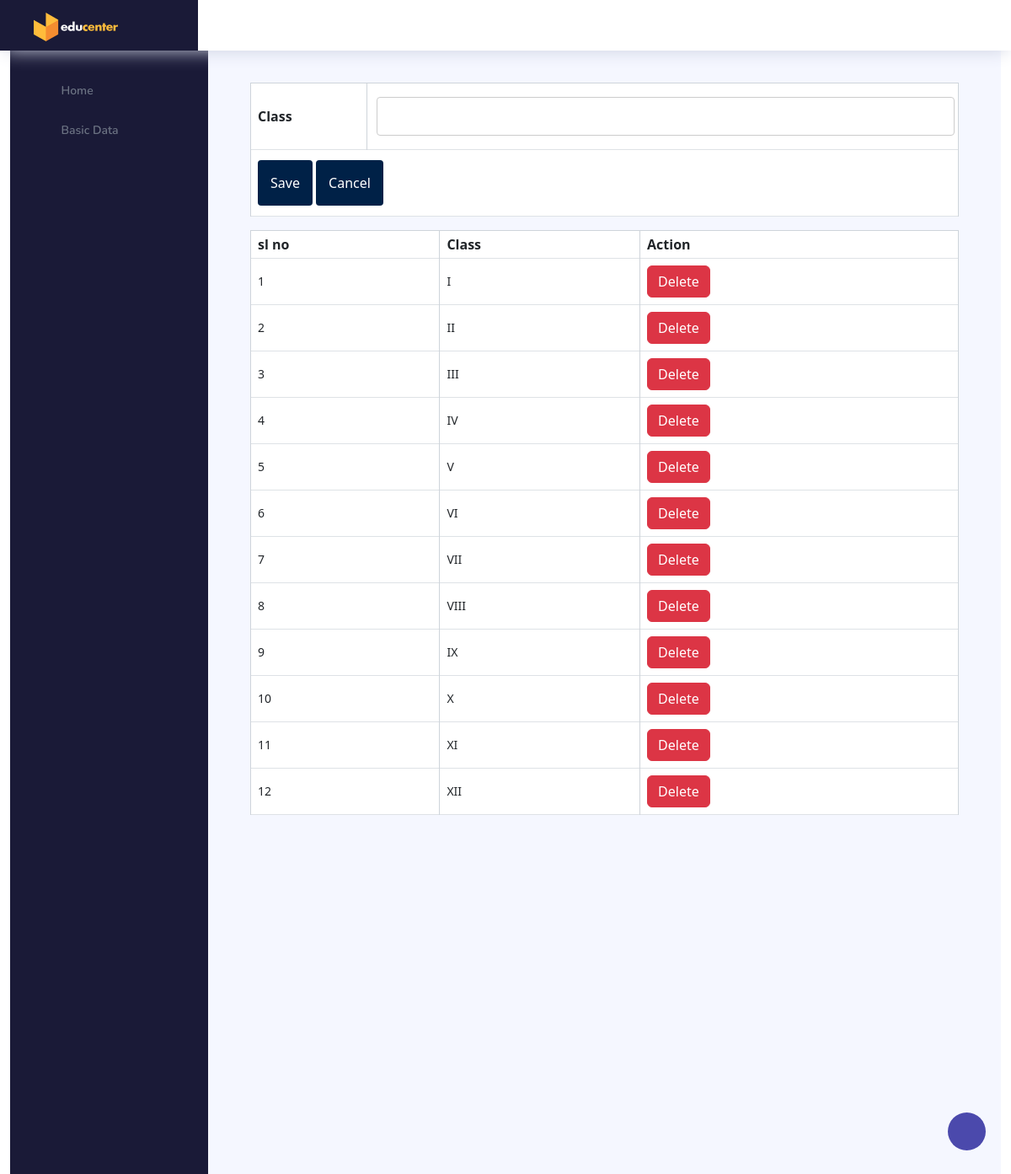
/project/Admin/class.php (signed in), run on the app's committed database.
### tables this page shows
CREATE TABLE `tbl_class` (
  `class_id` int(11) NOT NULL auto_increment,
  `class_name` varchar(50) NOT NULL,
  PRIMARY KEY  (`class_id`)
);

### project/Admin/class.php (the view, shortened to what this page needs)
<?php
include("Head.php");
        ?>
<!DOCTYPE html PUBLIC "-//W3C//DTD XHTML 1.0 Transitional//EN" "http://www.w3.org/TR/xhtml1/DTD/xhtml1-transitional.dtd">
<html xmlns="http://www.w3.org/1999/xhtml">
<head>
<link href="https://cdn.jsdelivr.net/npm/bootstrap@5.3.0/dist/css/bootstrap.min.css" rel="stylesheet">
</head>
<body>
<div class="container">
    <form id="form1" name="form1" method="post" action="Class.php">
        <table class="table table-bordered" align="center" cellpadding="10" style="border-collapse: collapse;">
            <tr>
                <th>Class</th>
                <td>
                    <input type="text" name="txt_class" id="s3" class="form-control" required autocomplete="off" />
                </td>
            </tr>
            <tr>
                <th colspan="2">
                    <input type="submit" name="btn_submit" id="save" value="Save" class="btn btn-primary" />
                    <input type="reset" name="d" id="d" value="Cancel" class="btn btn-secondary" />
                </th>
            </tr>
        </table>
    </form>
    <table class="table table-bordered" align="center" cellpadding="10">
        <tr>
            <th>sl no</th>
            <th>Class</th>
            <th>Action</th>
        </tr>
        <?php
        $i = 0;
        $selQry = "select * from tbl_class ";
        $data = mysql_query($selQry);
        while ($row = mysql_fetch_array($data)) {
            $i++;
            ?>
            <tr>
                <td><?php echo $i ?></td>
                <td><?php echo $row["class_name"] ?></td>
                <td><a href="Class.php?cid=<?php echo $row["class_id"] ?>" class="btn btn-danger">Delete</a></td>
            </tr>
            <?php
        }
        ?>
    </table>
</div></body>
</html>
<br><br><br><br><br><br><br><br><br><br><br><br><br><br><br><br>

### project/assets/form.css (style rules this page uses)
input[type=text], [type=password], [type=email], [type=date], select { width: 100%; padding: 12px 20px; margin: 8px 0; display: inline-block; border: 1px solid #ccc; border-radius: 4px; box-sizing: border-box; background-color: none; }
input[type=submit] { background-color: #002147; color: white; padding: 15px; margin: 4px 0; border: none; border-radius: 4px; cursor: pointer; transition: 0.3s ease; }
input[type=reset] { background-color: #002147; color: white; padding: 15px; margin: 4px 0; border: #002147; border-radius: 4px; cursor: pointer; transition: 0.3s ease;; }

### data on the page
tbl_class: class_name "I"
tbl_class: class_name "II"
tbl_class: class_name "III"
tbl_class: class_name "IV"
tbl_class: class_name "V"
tbl_class: class_name "VI"
tbl_class: class_name "VII"
tbl_class: class_name "VIII"
tbl_class: class_name "IX"
tbl_class: class_name "X"
tbl_class: class_name "XI"
tbl_class: class_name "XII"
